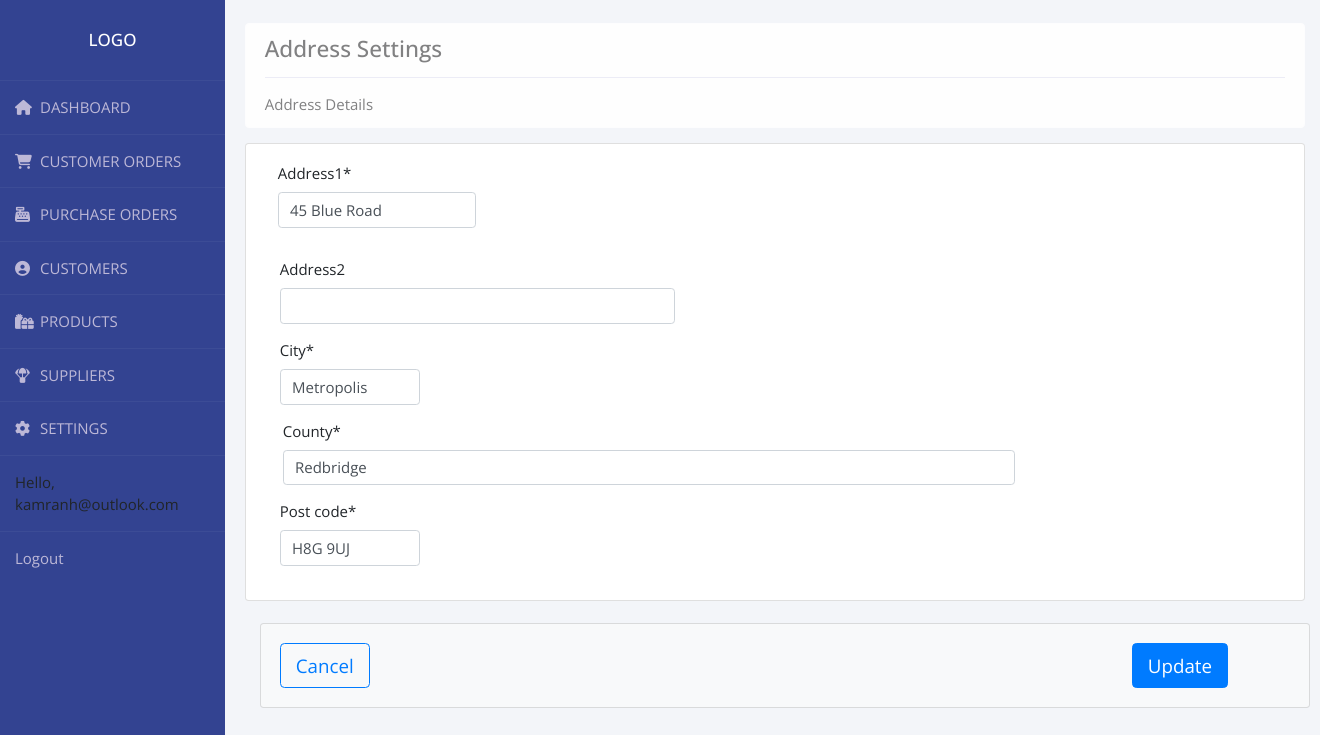
The app's page /address/1/ (signed in), older data.
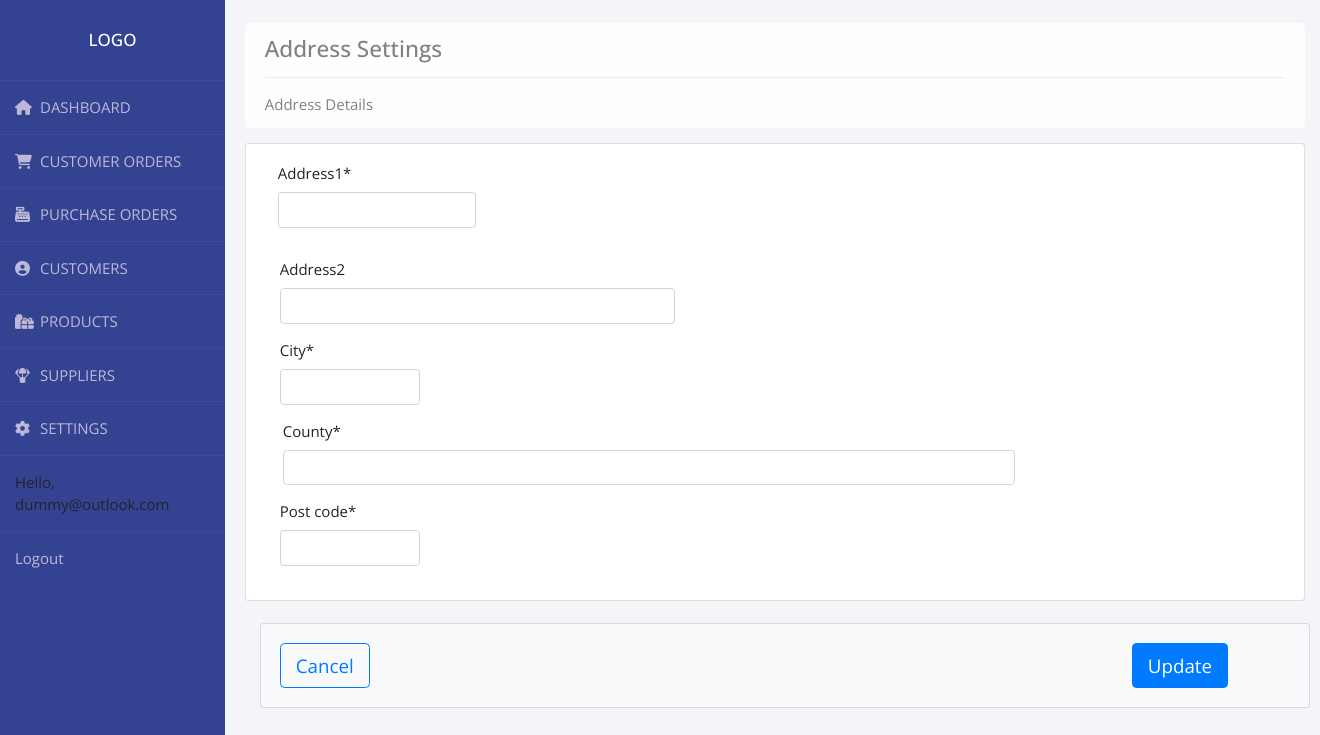
The same page, newer data.
### accounts/models.py (models this page shows, shortened)
class User(AbstractBaseUser):
    email = models.EmailField(max_length=255, unique=True)
    active = models.BooleanField(default=True)
    staff = models.BooleanField(default=False)
    admin = models.BooleanField(default=False)
    USERNAME_FIELD = 'email'
    REQUIRED_FIELDS = []
    objects = UserManager()
    def __str__(self):
        return self.email
    @property
    def is_active(self):
        return self.active

class Customer(models.Model):
    GENDER = (
        ('Male', 'Male'),
        ('Female', 'Female'),
    )
    TITLE = (
        ('Mr', 'Mr'),
        ('Mrs', 'Mrs'),
        ('Miss', 'Miss'),
        ('Ms', 'Ms'),
        ('Dr', 'Dr'),
        ('Sir', 'Sir'),
        ('Madam', 'Madam'),
    )
    user = models.OneToOneField(User, on_delete=models.CASCADE)
    title = models.CharField(max_length=200, null=True, choices=TITLE)
    first_name = models.CharField(max_length=200, null=True)
    middle_name = models.CharField(max_length=200, blank=True, default='')
    last_name = models.CharField(max_length=200, null=True)
    phone = models.CharField(max_length=200, null=True)
    country = CountryField()
    birth_year = models.CharField(max_length=4, null=True)
    gender = models.CharField(max_length=200, null=True, choices=GENDER)
    date_created = models.DateTimeField(auto_now=True, null=True)
    profile_pic = models.ImageField(null=True, blank=True)
    last_purchase = models.DateTimeField(blank=True, null=True)
    address1 = models.CharField(max_length=1000, null=True)
    address2 = models.CharField(
        max_length=1000, null=True, blank=True, default='')
    city = models.CharField(max_length=1000, null=True)
    county = models.CharField(max_length=1000, null=True)
    post_code = models.CharField(max_length=1000, null=True)
    customer_uuid = models.UUIDField(default=uuid.uuid4)

### accounts/views.py (the view)
# urls.py: path('address/<str:pk>/', views.Address, name="address_customer"),
@login_required(login_url='login')
def Address(request, pk):
    address = Customer.objects.get(id=pk)
    address_form = AddressUpdate(instance=address)
    if request.method == 'POST':
        address_form = AddressUpdate(request.POST, instance=address)
        if address_form.is_valid():
            address_form.save()
            return redirect('customer_list')
    context = {'address_form': address_form}
    return render(request, 'accounts/address.html', context)

### accounts/forms.py
class AddressUpdate(forms.ModelForm):
    class Meta:
        model = Customer
        fields = ['address1', 'address2', 'city', 'county', 'post_code']

### accounts/templates/accounts/address.html (shortened to what this page needs)
{%  extends 'accounts/main.html' %}
{% load static %}
{% load crispy_forms_tags %}
{% block content %}
<div class="container float-sm-left" style="margin-top:0rem;margin-right:auto">
    <div class=" alert alert-light " role="alert">
        <h4 class="alert-heading">Address Settings</h4>
        <hr>
        <p class="mb-0">Address Details</p>
    </div>
</div>
<div class="container float-sm-left">
    <div class="row">
        <div class="col-md-12">
            <div class="card card-body">
                <form method="post">
                    <div class="form-row">
                        <label for="sku" div class="form-group col-md-1.6 mb-3" style="padding-left: 1.2rem;">
                            {{ address_form.address1|as_crispy_field }}
                    </div>
                    <div class="form-group col-lg-5 mb-3">
                        {{address_form.address2|as_crispy_field }}
                    </div>
                    <div class="form-group col-md-2 mb-0">
                        {{ address_form.city|as_crispy_field }}
                    </div>
                    <div class="form-group col-md-9 mb-12" style="padding-left: 1.2rem;">
                        {{ address_form.county|as_crispy_field }}
                    </div>
                    <div class="form-group col-md-2 mb-12">
                        {{ address_form.post_code|as_crispy_field }}
                    </div>
            </div>
        </div>
    </div>
    <br>
    <div class="container float-sm-left">
        <div class="card bg-light" style="width: 70rem;">
            <div class="card-body">
                <div class="row">
                    <div class="col-lg-10">
                        <a class="btn btn-outline-primary btn-lg" href="{% url 'customer_list' %}">Cancel</a>
                    </div>
                    <div class="row">
                        <div class="col-lg-7">
                            <button type="submit" class="btn btn-primary btn-lg">Update</button>
                        </div>
                    </div>
                </div>
            </div>
        </div>
        {% endblock %}

### accounts/templates/accounts/navbar.html (shortened to what this page needs)
{% load static %}
  <nav class="nav flex-column float-left">
    <div class="wrapper">
      <div class="sidebar">
        <h2>Logo</h2>
        <ul>
          <li>
            <a href="{% url 'home' %}"><i class="fas fa-home"></i>DASHBOARD</a>
          </li>
          <li>
            <a href="{% url 'customer_order_list' %}"><i class="fas fa-shopping-cart"></i>CUSTOMER ORDERS</a>
          </li>
          <li>
            <a href=""><i class="fas fa-cash-register"></i>PURCHASE ORDERS</a>
          </li>
          <li>
            <a href="{% url 'customer_list' %}"><i class="fas fa-user-circle"></i>CUSTOMERS</a>
          </li>
          <li>
            <a href="{% url 'product_list' %}"><i class="fas fa-gifts"></i>PRODUCTS</a>
          </li>
          <li>
            <a href=""><i class="fas fa-parachute-box"></i>SUPPLIERS</a>
          </li>
          <li>
            <a href=""><i class="fas fa-cog"></i>SETTINGS</a>
          </li>
          <li>
            <span class="hello-msg">Hello, {{request.user}}</span>
          </li>
          <li>
            <span><a class="hello-msg" href="{% url 'logout' %}">Logout</a></span>
          </li>
        </ul>
      </div>
    </div>
  </nav>

Row changes from the older to the newer data that the page shows:
changed User: user "kamranh@outlook.com" → "dummy@outlook.com"
changed Customer: address1 "45 Blue Road" → (not shown); city "Metropolis" → (not shown); county "Redbridge" → (not shown); post_code "H8G 9UJ" → (not shown)
